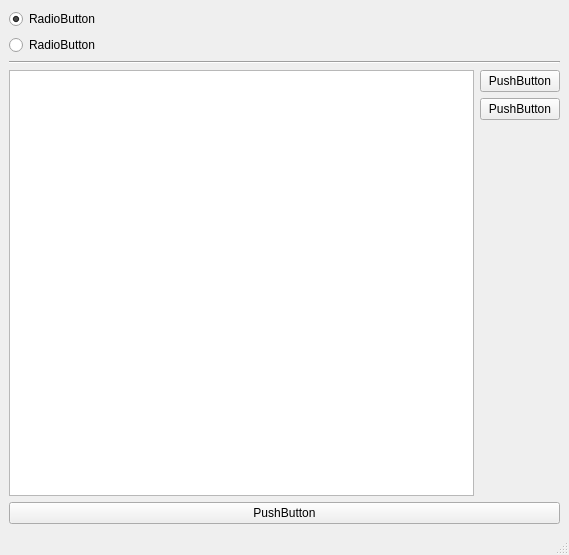
<?xml version="1.0" encoding="UTF-8"?>
<ui version="4.0">
 <class>MainWindow</class>
 <widget class="QMainWindow" name="MainWindow">
  <property name="geometry">
   <rect>
    <x>0</x>
    <y>0</y>
    <width>569</width>
    <height>555</height>
   </rect>
  </property>
  <property name="windowTitle">
   <string>Unnamed engine</string>
  </property>
  <widget class="QWidget" name="centralwidget">
   <layout class="QGridLayout" name="gridLayout">
    <item row="0" column="1">
     <layout class="QVBoxLayout" name="mainVerticalLayout">
      <item>
       <widget class="QRadioButton" name="radioButton_2">
        <property name="text">
         <string>RadioButton</string>
        </property>
        <property name="checked">
         <bool>true</bool>
        </property>
       </widget>
      </item>
      <item>
       <widget class="QRadioButton" name="radioButton">
        <property name="text">
         <string>RadioButton</string>
        </property>
       </widget>
      </item>
      <item>
       <widget class="Line" name="line">
        <property name="orientation">
         <enum>Qt::Horizontal</enum>
        </property>
       </widget>
      </item>
      <item>
       <layout class="QHBoxLayout" name="horizontalLayout">
        <item>
         <layout class="QVBoxLayout" name="verticalLayout_2">
          <item>
           <widget class="QListWidget" name="listWidget"/>
          </item>
         </layout>
        </item>
        <item>
         <layout class="QVBoxLayout" name="verticalLayout_3">
          <item>
           <widget class="QPushButton" name="pushButton">
            <property name="text">
             <string>PushButton</string>
            </property>
           </widget>
          </item>
          <item>
           <widget class="QPushButton" name="pushButton_2">
            <property name="text">
             <string>PushButton</string>
            </property>
           </widget>
          </item>
          <item>
           <spacer name="verticalSpacer">
            <property name="orientation">
             <enum>Qt::Vertical</enum>
            </property>
            <property name="sizeHint" stdset="0">
             <size>
              <width>20</width>
              <height>40</height>
             </size>
            </property>
           </spacer>
          </item>
         </layout>
        </item>
       </layout>
      </item>
      <item>
       <widget class="QPushButton" name="pushButton_3">
        <property name="text">
         <string>PushButton</string>
        </property>
       </widget>
      </item>
     </layout>
    </item>
   </layout>
  </widget>
  <widget class="QStatusBar" name="statusbar"/>
 </widget>
 <tabstops>
  <tabstop>radioButton_2</tabstop>
  <tabstop>radioButton</tabstop>
 </tabstops>
 <resources/>
 <connections/>
</ui>
